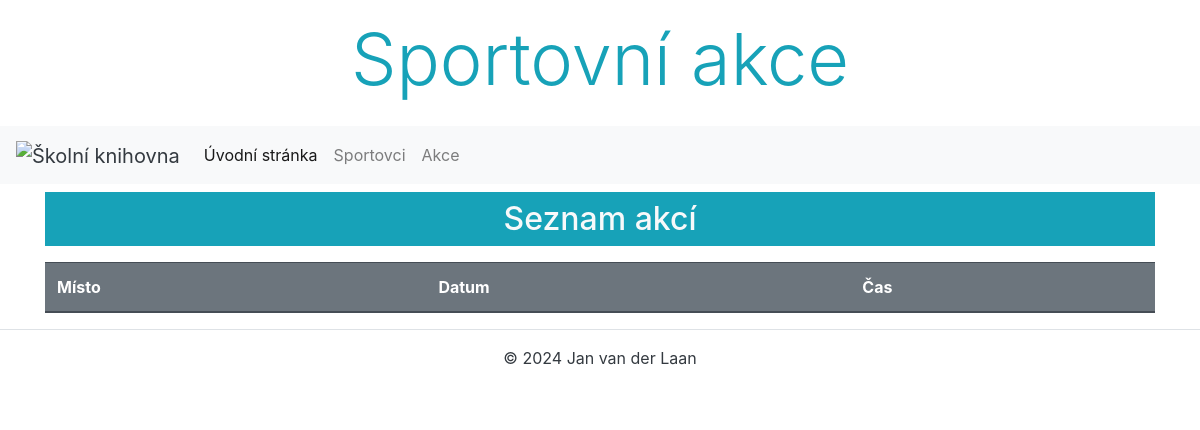
The app's page /app/akce/, older data.
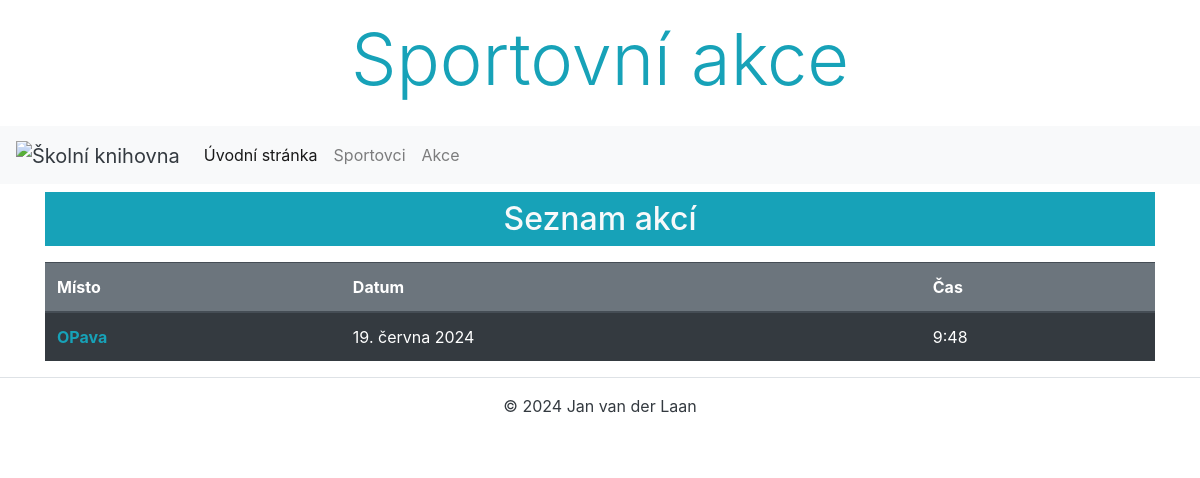
The same page, newer data.
### app/models.py (models this page shows, shortened)
class Akce(models.Model):
    datum = models.DateField(blank=False,null=False, verbose_name='Datum konání')
    cas = models.TimeField(blank=False,null=False,verbose_name='čas konání')
    misto = models.CharField(max_length=100,verbose_name='Místo konání')
    ucastnici = models.ManyToManyField(Sportovec)
    class Meta:
        ordering = ['datum']
        verbose_name = 'Akce'
        verbose_name_plural = 'Akce'

### app/views.py (the view)
# urls.py: path('akce/',AkceList.as_view(),name='akce_list')
class AkceList(ListView):
    model = Akce
    template_name = 'akce/akce_list.html'
    context_object_name = 'akce'

### app/templates/akce/akce_list.html
{% extends 'base.html' %}
{% block content %}
    <h2 class="text-center bg-info text-light p-2 mt-2 mb-3">Seznam akcí</h2>
        <table class="table table-dark auto-list">
            <thead class="bg-secondary">
                <tr>
                    <th>Místo </th>
                    <th>Datum</th>
                    <th>Čas</th>
                </tr>
            </thead>
            <tbody>
                {% for akce in akce %}
                <tr>
                    <td><b><a href="{% url 'akce_detail' akce.id %}" class="text-info">{{ akce.misto }}</a></b></td>
                    <td>{{ akce.datum }}</td>
                    <td>{{ akce.cas }}</td>
                {% endfor %}
            </tbody>
        </table>
{% endblock %}

Row changes from the older to the newer data that the page shows:
added Akce: misto "OPava", datum "19. června 2024", cas "9:48"
